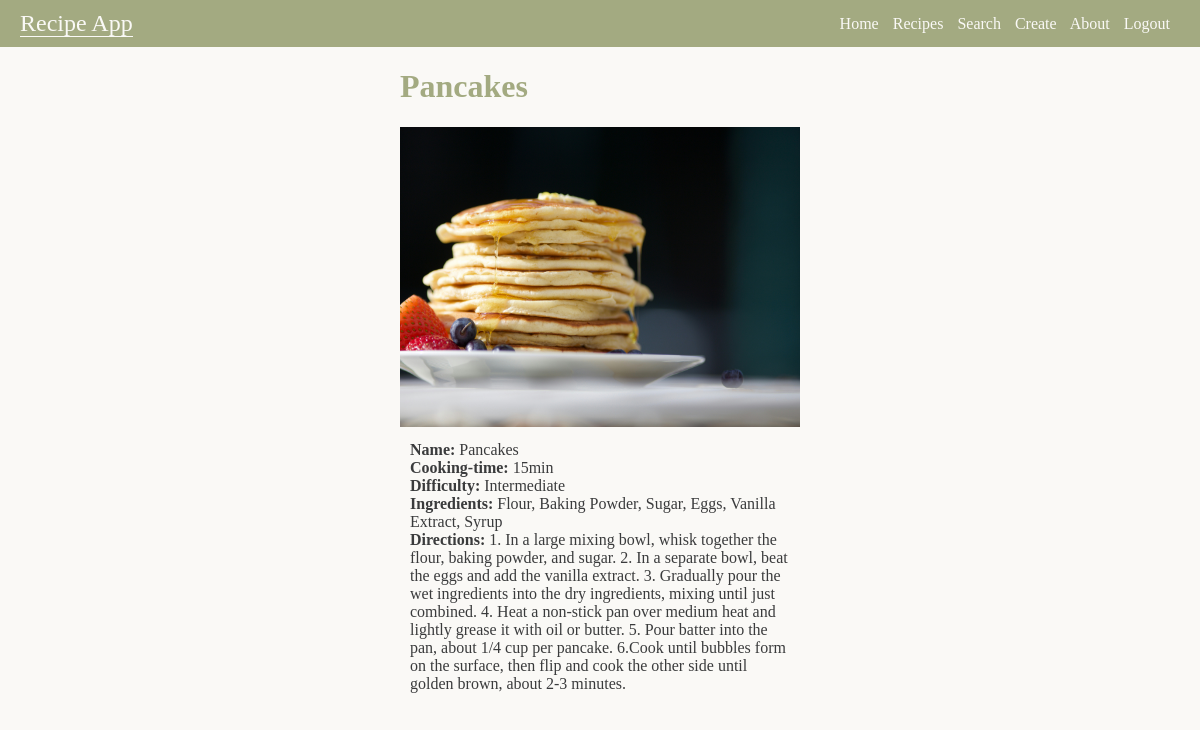
/list/3 (signed in), run on the app's committed database.
### recipes/models.py (models this page shows, shortened)
class Recipe(models.Model):
  name= models.CharField(max_length=50)
  cooking_time= models.IntegerField()
  ingredients= models.TextField(max_length=250, default='Please separate with commas')
  difficulty= models.CharField(max_length=12, default= None)
  directions = models.TextField(max_length=500, default= 'No directions added yet for this recipe')
  pic = models.ImageField(upload_to='recipes/images', default='no_picture.jpg')

### recipes/views.py (the view)
# urls.py: path('list/<pk>', RecipeDetailView.as_view(), name='detail'),
class RecipeDetailView(LoginRequiredMixin, DetailView):
  model = Recipe
  template_name = 'recipes/details.html'

### recipes/templates/recipes/details.html (shortened to what this page needs)
<!DOCTYPE html>
<html>
  <head>
    <link rel="stylesheet" href="../../static/recipes/index.css" />
  </head>
  <body>
    <nav class="navbar">
      <div class="navbar__brand">
        <a href="{% url 'recipes:home'%}"><span>Recipe App</span></a>
      </div>
      <div class="navbar__links">
        <a href="{% url 'recipes:home'%}"><span>Home</span></a>
        <a href="{% url 'recipes:list'%}"><span>Recipes</span></a>
        <a href="{% url 'recipes:search'%}"><span>Search</span></a>
        <a href="{% url 'recipes:create'%}"><span>Create</span></a>
        <a href="{% url 'recipes:about'%}"><span>About</span></a>
        <a href="{% url 'logout'%}"><span>Logout</span></a>
      </div>
    </nav>
    <div class="details__layout">
      <div class="details--container">
        <h1>{{object.name}}</h1>
        <img src="{{object.pic.url}}" width="400" height="300" />
        <br />
        <div class="details--data">
          <b>Name: </b> {{object.name}} <br />
          <b>Cooking-time: </b> {{object.cooking_time}}min <br />
          <b>Difficulty: </b> {{object.difficulty}} <br />
          <b>Ingredients: </b> {{object.ingredients}} <br />
          <b>Directions: </b> {{object.directions}} <br />
        </div>
      </div>
    </div>
  </body>
</html>

### recipes/static/recipes/index.css (style rules this page uses)
:root { --bg-color: #faf9f6; --text-color: #3a3b3c; --light-green: #c5c191; --mid-green: #a3aa81; --dark-green: #595f40; }
* { background-color: var(--bg-color); color: var(--text-color); box-sizing: border-box; }
html, body { margin: 0; padding: 0; }
h1, h2 { color: var(--mid-green); }
a { text-decoration: none; }
.navbar { display: flex; justify-content: space-between; align-items: center; background-color: var(--mid-green); padding: 10px 20px; position: relative; top: 0; left: 50%; right: 50%; margin-left: -50vw; margin-right: -50vw; width: 100vw; }
.navbar__brand { font-size: 24px; display: inline-block; }
.navbar__brand a span { color: var(--bg-color); background-color: var(--mid-green); }
.navbar__links { display: inline-block; background-color: var(--mid-green); }
.navbar__links a { margin-right: 10px; }
.navbar__links a span { color: var(--bg-color); background-color: var(--mid-green); }
.details__layout { display: flex; justify-content: center; }
.details--container div { width: 400px; }
.details--data { width: 400px; word-wrap: break-word; overflow-wrap: break-word; padding: 10px; margin: 0 auto; }

### data on the page
Recipe: name "Pancakes", pic (picture), cooking_time "15", difficulty "Intermediate", ingredients "Flour, Baking Powder, Sugar, Eggs, Vanilla Extract, Syrup", directions "1. In a large mixing bowl, whisk together the flour, baking powder, and sugar. 2. In a separate bowl, beat the eggs and add the vanilla extract. 3. Gradually pour the wet ingredients into the dry ingredients, mixing until just combined. 4. Heat a non-stick pan over medium heat and lightly grease it with oil or butter. 5. Pour batter into the pan, about 1/4 cup per pancake. 6.Cook until bubbles form on the surface, then flip and cook the other side until golden brown, about 2-3 minutes."
